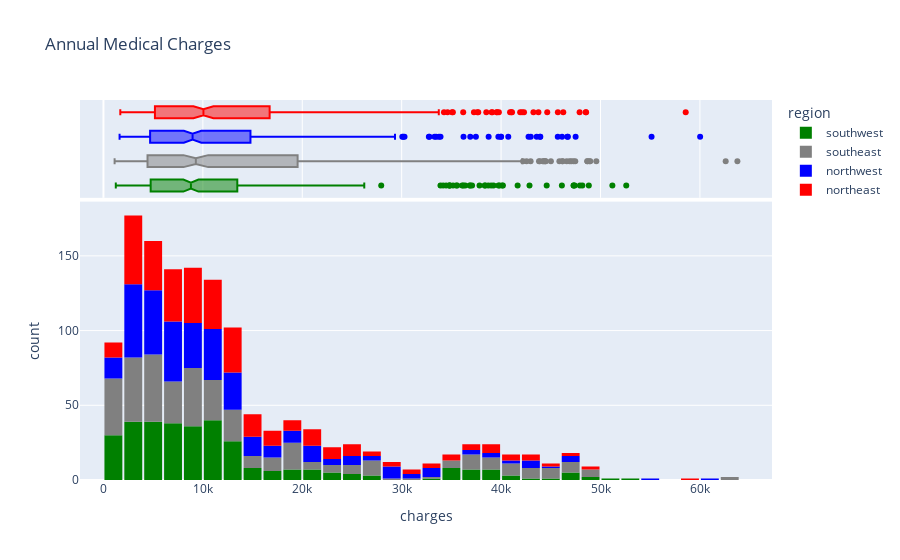

The notebook cell this image was saved under:
### Code cell
fig = px.histogram(medical_df, 
                   x='charges', 
                   marginal='box', 
                   color='region', 
                   color_discrete_sequence=['green', 'grey','blue', 'red'], 
                   title='Annual Medical Charges')
fig.update_layout(bargap=0.1)
fig.show()

### Figure 1 — Plotly figure (JSON) as saved in the notebook; plotly's stock layout.template omitted (floating-point values rounded to 4 significant figures; data arrays with more than 128 entries replaced by an {"elided": "..."} marker saying what was removed)
{"data": [{"alignmentgroup": "True", "bingroup": "x", "hovertemplate": "region=southwest<br>charges=%{x}<br>count=%{y}<extra></extra>", "legendgroup": "southwest", "marker": {"color": "green", "pattern": {"shape": ""}}, "name": "southwest", "offsetgroup": "southwest", "orientation": "v", "showlegend": true, "type": "histogram", "x": {"elided": "325 float values"}, "xaxis": "x", "yaxis": "y"}, {"alignmentgroup": "True", "hovertemplate": "region=southwest<br>charges=%{x}<extra></extra>", "legendgroup": "southwest", "marker": {"color": "green"}, "name": "southwest", "notched": true, "offsetgroup": "southwest", "showlegend": false, "type": "box", "x": {"elided": "325 float values"}, "xaxis": "x2", "yaxis": "y2"}, {"alignmentgroup": "True", "bingroup": "x", "hovertemplate": "region=southeast<br>charges=%{x}<br>count=%{y}<extra></extra>", "legendgroup": "southeast", "marker": {"color": "grey", "pattern": {"shape": ""}}, "name": "southeast", "offsetgroup": "southeast", "orientation": "v", "showlegend": true, "type": "histogram", "x": {"elided": "364 float values"}, "xaxis": "x", "yaxis": "y"}, {"alignmentgroup": "True", "hovertemplate": "region=southeast<br>charges=%{x}<extra></extra>", "legendgroup": "southeast", "marker": {"color": "grey"}, "name": "southeast", "notched": true, "offsetgroup": "southeast", "showlegend": false, "type": "box", "x": {"elided": "364 float values"}, "xaxis": "x2", "yaxis": "y2"}, {"alignmentgroup": "True", "bingroup": "x", "hovertemplate": "region=northwest<br>charges=%{x}<br>count=%{y}<extra></extra>", "legendgroup": "northwest", "marker": {"color": "blue", "pattern": {"shape": ""}}, "name": "northwest", "offsetgroup": "northwest", "orientation": "v", "showlegend": true, "type": "histogram", "x": {"elided": "325 float values"}, "xaxis": "x", "yaxis": "y"}, {"alignmentgroup": "True", "hovertemplate": "region=northwest<br>charges=%{x}<extra></extra>", "legendgroup": "northwest", "marker": {"color": "blue"}, "name": "northwest", "notched": true, "offsetgroup": "northwest", "showlegend": false, "type": "box", "x": {"elided": "325 float values"}, "xaxis": "x2", "yaxis": "y2"}, {"alignmentgroup": "True", "bingroup": "x", "hovertemplate": "region=northeast<br>charges=%{x}<br>count=%{y}<extra></extra>", "legendgroup": "northeast", "marker": {"color": "red", "pattern": {"shape": ""}}, "name": "northeast", "offsetgroup": "northeast", "orientation": "v", "showlegend": true, "type": "histogram", "x": {"elided": "324 float values"}, "xaxis": "x", "yaxis": "y"}, {"alignmentgroup": "True", "hovertemplate": "region=northeast<br>charges=%{x}<extra></extra>", "legendgroup": "northeast", "marker": {"color": "red"}, "name": "northeast", "notched": true, "offsetgroup": "northeast", "showlegend": false, "type": "box", "x": {"elided": "324 float values"}, "xaxis": "x2", "yaxis": "y2"}], "layout": {"bargap": 0.1, "barmode": "relative", "legend": {"title": {"text": "region"}, "tracegroupgap": 0}, "title": {"text": "Annual Medical Charges"}, "xaxis": {"anchor": "y", "domain": [0, 1], "title": {"text": "charges"}}, "xaxis2": {"anchor": "y2", "domain": [0, 1], "matches": "x", "showgrid": true, "showticklabels": false}, "yaxis": {"anchor": "x", "domain": [0, 0.7326], "title": {"text": "count"}}, "yaxis2": {"anchor": "x2", "domain": [0.7426, 1], "matches": "y2", "showgrid": false, "showline": false, "showticklabels": false, "ticks": ""}}}
